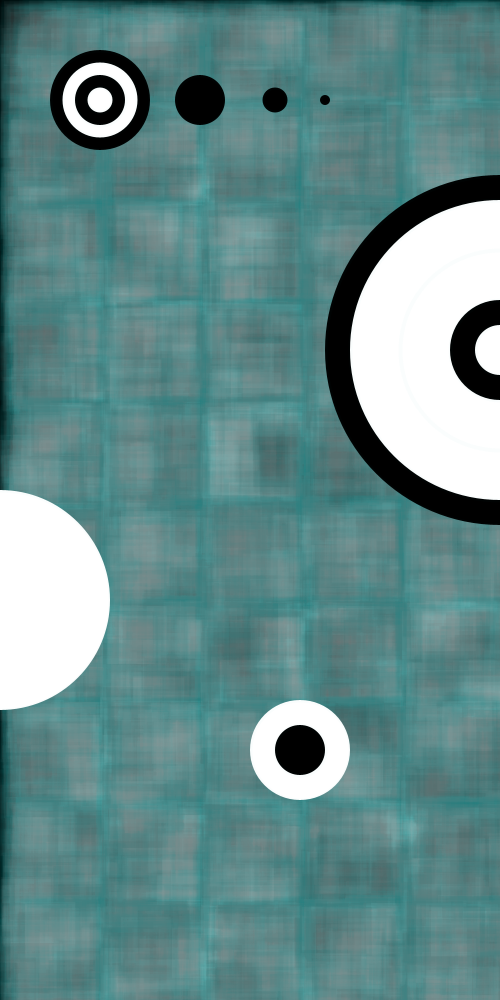
Frame 1 (no input)
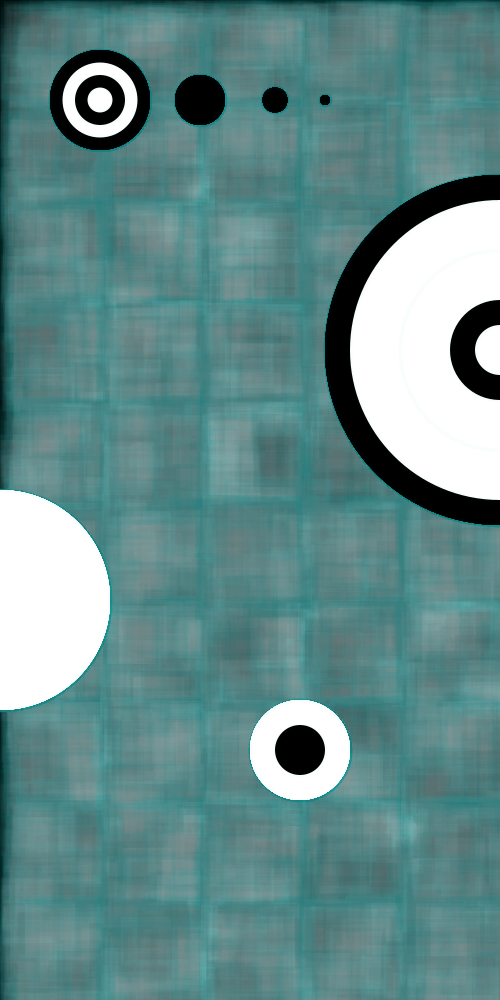
Frame 60 (the mouse pressed at the canvas centre just before this capture)
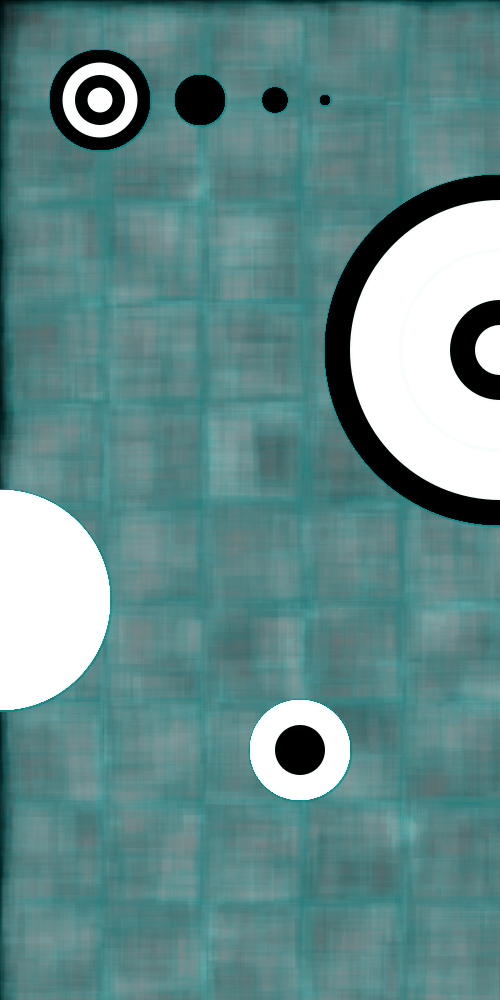
Frame 120 (the mouse held since frame 60 and released just before this capture)

The Processing sketch that drew these frames (run headless with seeded random() and noise(); from frame 60 on, the mouse is pressed at the canvas centre):

// Processing sketch: processing_24953
// ── processing_24953.pde


float x=100;
float y=0;


//what happens if you change these both to 50? what are they doing to the pattern?
int patternSeperationX = 100;
int patternSeperationY = 100;


void setup(){
  size(500,1000);

  background(0);
  noStroke();
  
  
  //the white box simply shows you the space your pattern gets drawn in
  fill(0);
  noStroke();
  rect(0,0,patternSeperationX,patternSeperationY);
  stroke(0);
  
  for(int i = 0; i < width/patternSeperationX; i++){
      for(int j = 0; j < height/patternSeperationY; j++){
        pushMatrix();
        translate(i*patternSeperationX, j*patternSeperationY);
        yourFunction();
        popMatrix();
      }
  }
  
}

void draw()
{
 strokeWeight(4);
 
  //cirlce one right 
   fill(0);
   ellipse(500,350,350,350);
    fill(255);
   ellipse(500,350,300,300);
ellipse(500,350,200,200);
 fill(0);
 ellipse(500,350,100,100);
 fill(255);
 ellipse(500,350,50,50);
   //
 fill(0); 
 ellipse(100,100,100,100);
  fill(255);
  ellipse(100,100,75,75);
  fill(0);
  ellipse(100,100,50,50);
  fill(255);
  ellipse(100,100,25,25);
 fill(0);
 ellipse(200,100,50,50);
 fill(0);
 ellipse(275,100,25,25);
 ellipse(325,100,10,10);
 
 fill(255);
 ellipse(0,600,200,200);
 ellipse(0,600,220,220);
 
 ellipse(300,750,100,100);
 fill(0);
 ellipse(300,750,50,50);
 

 










}


void yourFunction(){
  float x=100;
float y=0;
  
  while(x>50){
  strokeWeight(10);
  stroke(2,128,131,5);
 
  fill(random(0,255),10);
  rect(random(0,100),random(0,100),random(y,x),random(y,x));
  
  
  
 y = y+.1;
 x = x-.1;

  



  }
  }
